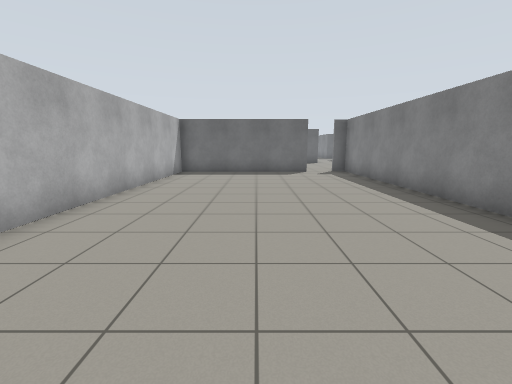
[1] (above)

24 first-person views from a walk through a robot-simulator world made for Gazebo. The camera is 1.2 m above the floor, tilts 10° down and sees 90° across. The floor is counted in squares, 1 m on a side. Each view is taken from the middle of a square. On the plan, view 1 faces up. The plan holds only what a view shows up to about 12 squares ahead; the rest is blank. The place goes on beyond the plan.

[2]
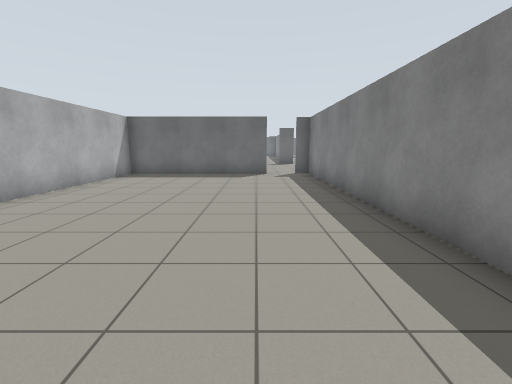

[3]
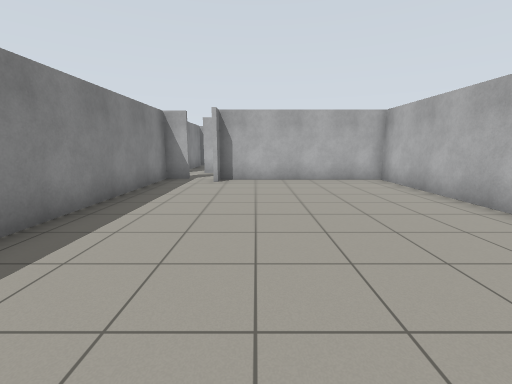

[4]
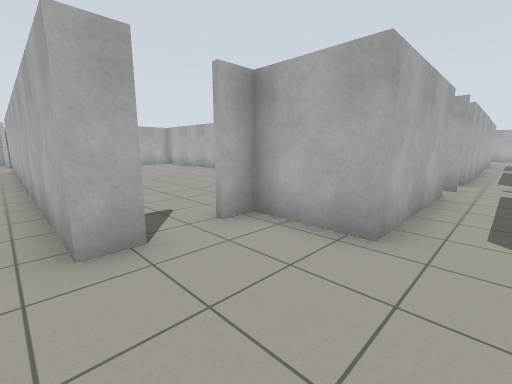

[5]
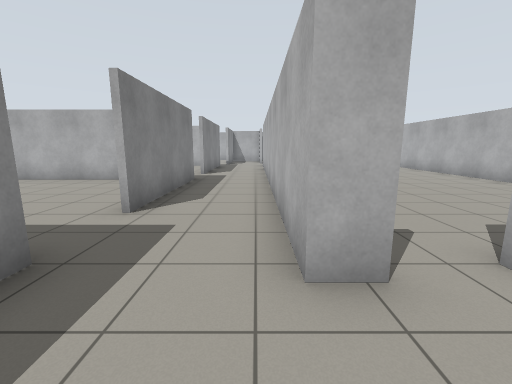

[6]
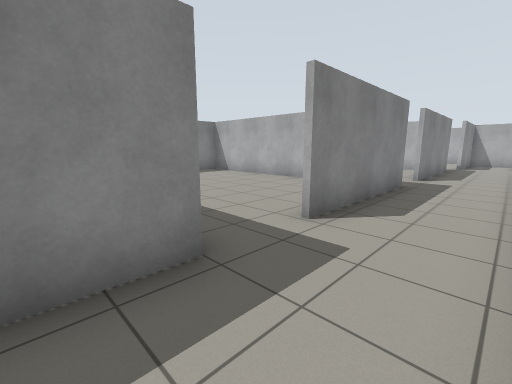

[7]
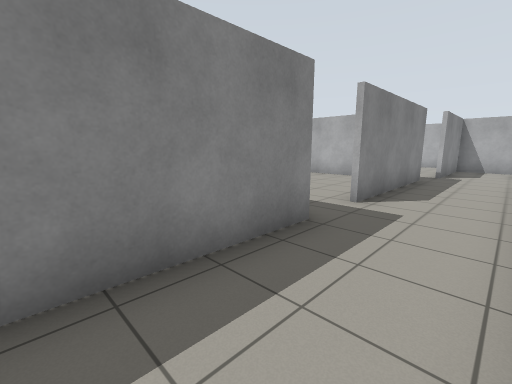

[8]
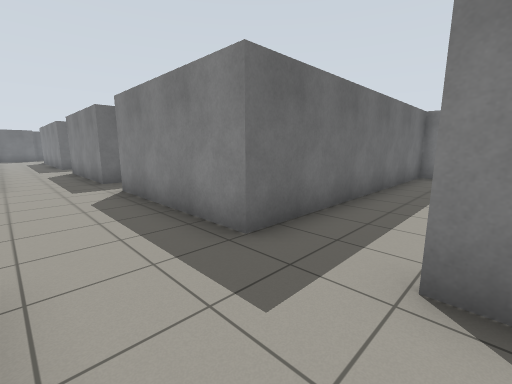

[9]
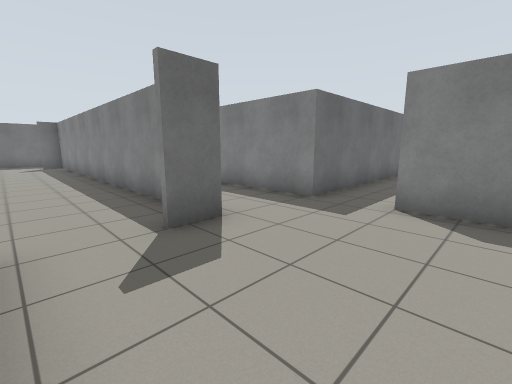

[10]
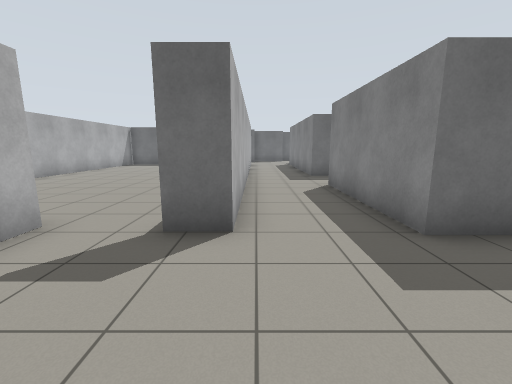

[11]
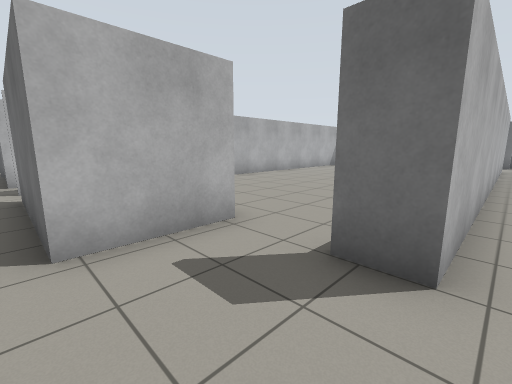

[12]
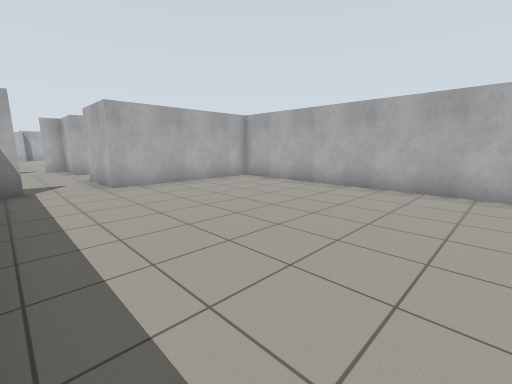

[13]
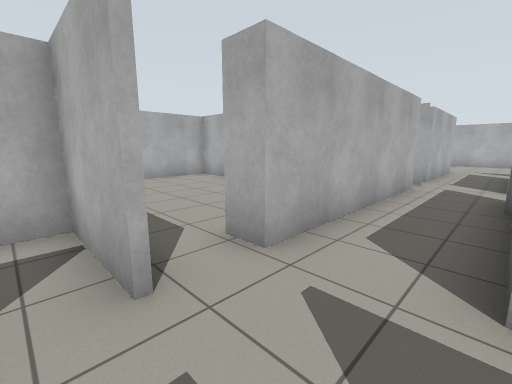

[14]
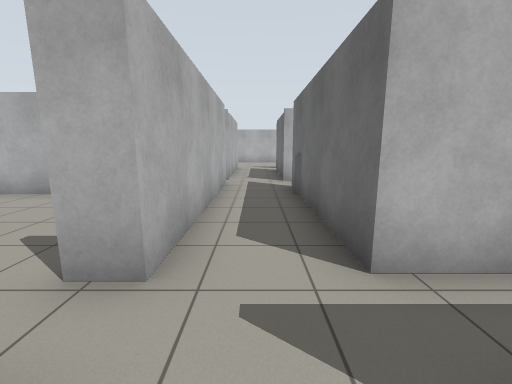

[15]
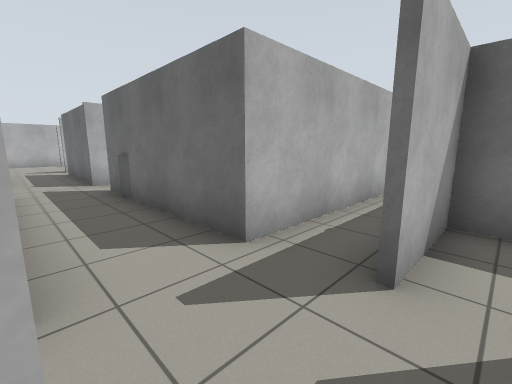

[16]
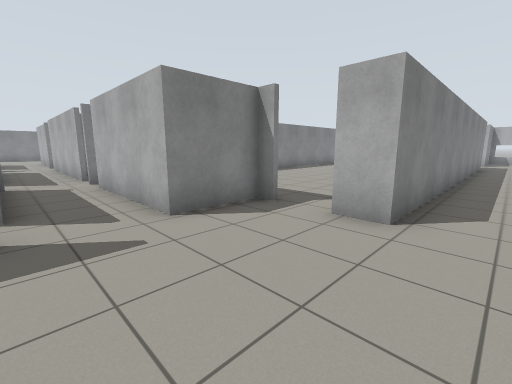

[17]
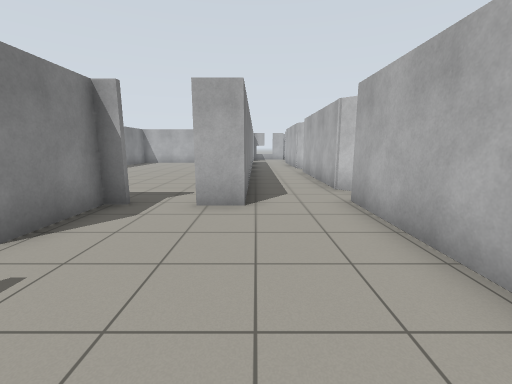

[18]
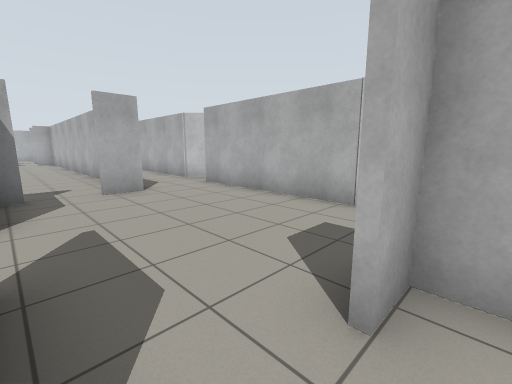

[19]
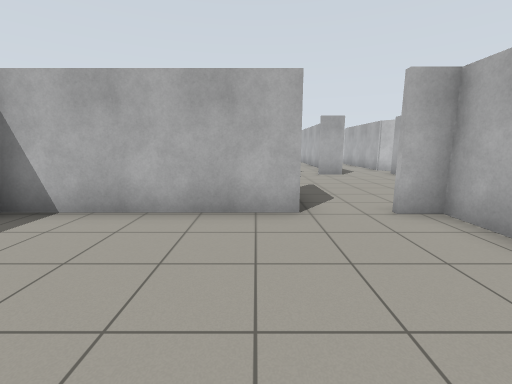

[20]
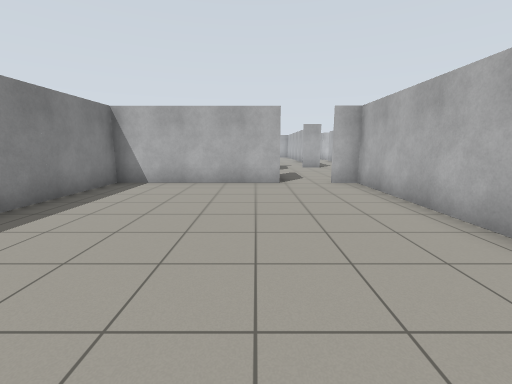

[21]
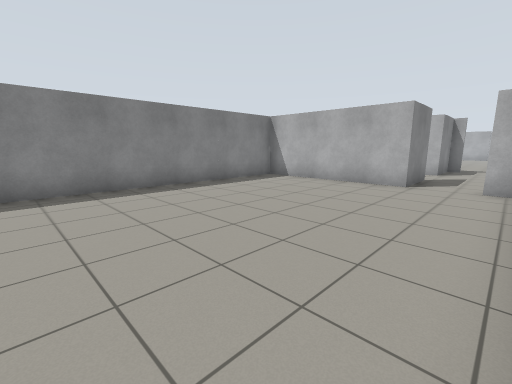

[22]
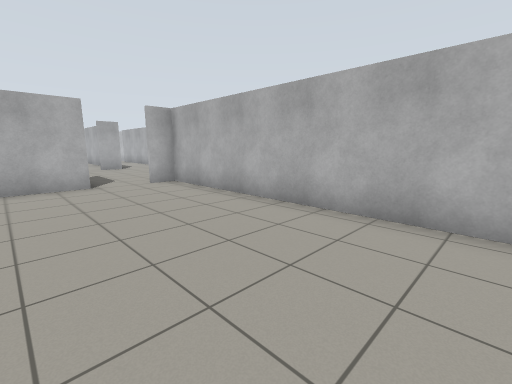

[23]
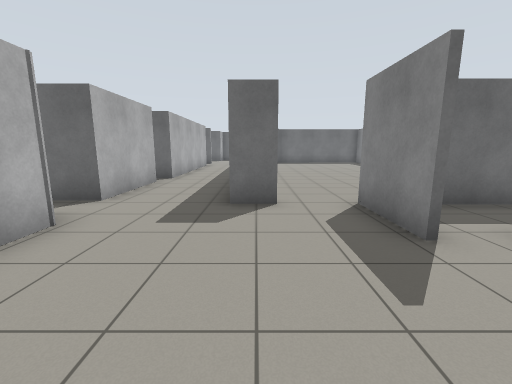

[24]
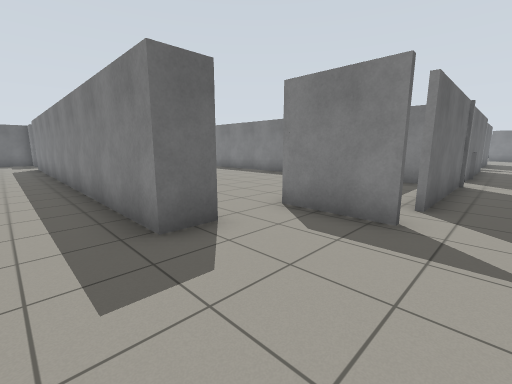

### Floor plan
Points are (right, up) in squares from view 1. A wall is a line through its corners. A room is listed if a view was taken in it or the views show most of it. See-through windows are left out.
Room 1 (views 1, 2, 3)
walls: (2.5, 12.5) (-3.6, 12.5); (-3.6, 13.1) (-3.6, -1.4) (2.3, -1.4) (2.3, -0.8); (4.4, -1.7) (4.4, 12.7)
ways out: opening at (3, -1) to room 2; opening at (3, 12) to room 2
Room 2 (views 4, 5, 6, 7, 8, 10, 11)
walls: (3.7, 12.9) (4.6, 12.9) (4.6, -0.9); (7.3, 12.5) (7.3, 17.6); (7.3, 5.4) (7.3, 10.5); (1.7, 15) (1.7, 12.7); (7.3, 19.3) (7.3, 24.3); (1.7, 19.8) (1.7, 17.1); (7.3, -1.7) (7.3, 3.6); (2.9, -3.8) (3.4, -3.8); (4.6, 24.5) (4.6, 19.5) (3.6, 19.5); (6.9, -6.4) (6.9, -2.9); (5, -6.8) (6.6, -6.8)
ways out: opening at (3, -1) to room 1; opening at (3, 12) to room 1; opening at (2, 16) to room 3; opening at (3, 20) to room 4; opening at (6, 24); opening at (7, 4); opening at (7, 11.5); opening at (7, 18); gap at (7, -3)
Room 3 (views 9, 13, 14, 15, 16, 17, 23, 24)
walls: (-12.1, 17.1) (-16.5, 17.1); (-11.5, 15) (-5.3, 15); (-17.8, 17.1) (-17.8, 19.4); (-17.8, 12.6) (-17.8, 15) (-13.2, 15); (-19.5, 19.3) (-20.6, 19.3); (-20.8, 11.4) (-20.8, 12.9) (-19.8, 12.9); (-5.3, 17.1) (-10.9, 17.1); (-23.1, 17.9) (-23.1, 12.2); (-23.5, 11) (-23.2, 10.6); (-2.6, 15) (1.7, 15); (1.7, 17.1) (-2.5, 17.1)
ways out: opening at (2, 16) to room 2; opening at (-19, 19) to room 5; opening at (-22, 11) to room 6; opening at (-17, 17) to room 7; opening at (-22, 19); opening at (-19, 13); opening at (-13, 15); opening at (-3, 15); opening at (-3, 17)
Room 4 (view 12)
walls: (4.4, 21.5) (4.4, 28.5); (3.6, 19.8) (4.1, 19.8); (-3.6, 28.2) (-3.6, 19.8) (1.7, 19.8)
ways out: opening at (3, 20) to room 2
Room 5 (views 18, 19, 20, 21, 22)
walls: (-17.8, 19.4) (-12.3, 19.4) (-12.3, 28.1); (-20.4, 28.1) (-20.4, 19.4) (-19.5, 19.4)
ways out: opening at (-19, 19) to room 3
Room 6 (no view inside)
walls: (-20.8, 3.5) (-20.8, 11.4); (-23.1, 10.9) (-23.1, 5.8)
ways out: opening at (-22, 11) to room 3; opening at (-22, 3)
Room 7 (no view inside)
walls: (-14.6, 19.3) (-16.1, 19.3); (-12.3, 18.1) (-12.3, 18.6)
ways out: opening at (-17, 17) to room 3

Positions as (right, up) in squares from view 1, and headings:
1: (0, 0), facing up
2: (2, 1), facing up
3: (1, 8), facing down
4: (5, 16), facing down-left
5: (5, 15), facing down
6: (5, 14), facing down-right
7: (5, 9), facing down-right
8: (5, 10), facing up-right
9: (2, 16), facing up-right
10: (5, 16), facing up
11: (5, 17), facing up-left
12: (4, 28), facing down-left
13: (-3, 17), facing down-left
14: (-3, 16), facing left
15: (-3, 15), facing up-left
16: (-22, 17), facing down-right
17: (-21, 18), facing down
18: (-18, 20), facing down-left
19: (-17, 24), facing down
20: (-17, 28), facing down
21: (-20, 28), facing down-right
22: (-16, 28), facing down-left
23: (-20, 14), facing up
24: (-22, 16), facing up-right
